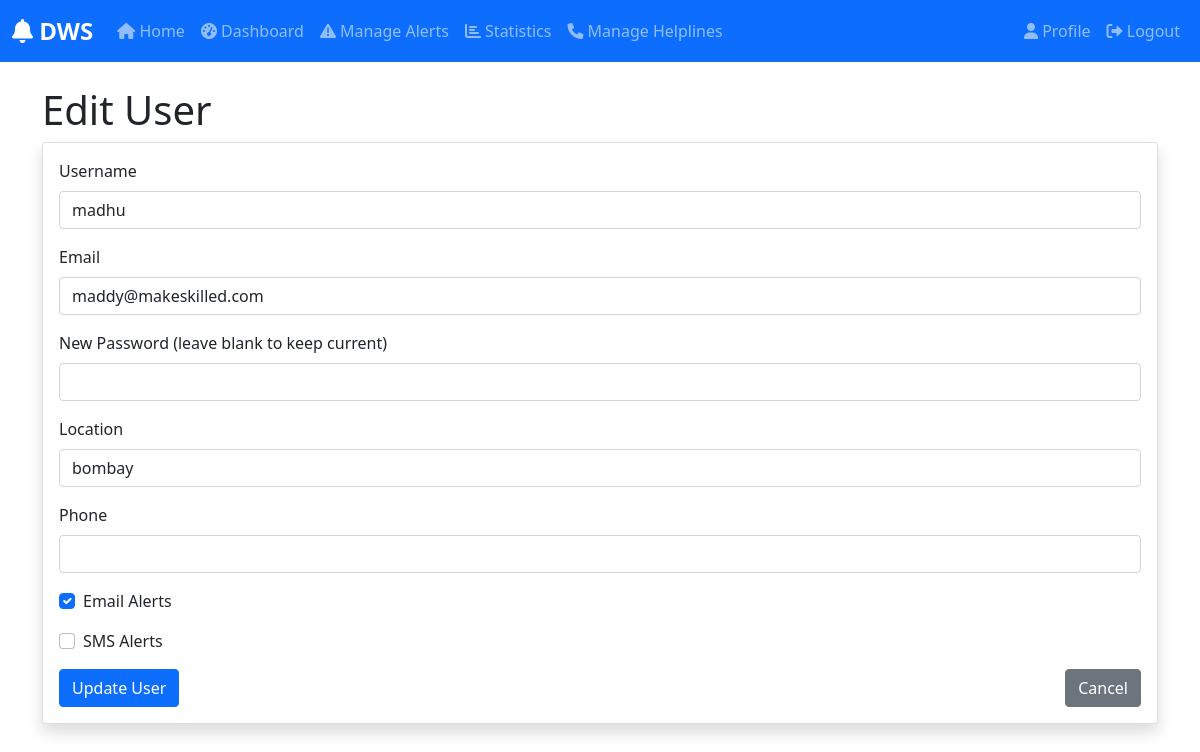
Page /admin/edit-user/2 (signed in) on the committed database.
### app/models/user.py (models this page shows, shortened)
class User(UserMixin, db.Model):
    id = db.Column(db.Integer, primary_key=True)
    username = db.Column(db.String(64), unique=True, nullable=False)
    email = db.Column(db.String(120), unique=True, nullable=False)
    password_hash = db.Column(db.String(128))
    is_admin = db.Column(db.Boolean, default=False)
    location = db.Column(db.String(128))
    phone = db.Column(db.String(20))
    created_at = db.Column(db.DateTime, default=datetime.utcnow)
    last_login = db.Column(db.DateTime)
    email_alerts = db.Column(db.Boolean, default=True)
    sms_alerts = db.Column(db.Boolean, default=False)
    alert_radius = db.Column(db.Integer, default=50)  # in kilometers

### app/routes/admin.py (the view, shortened to what this page needs)
@bp.route('/edit-user/<int:user_id>', methods=['GET', 'POST'])
@login_required
@admin_required
def edit_user(user_id):
    user = User.query.get_or_404(user_id)
    return render_template('admin/edit_user.html', user=user)

### app/models/user.py (called while the page is built)
@login_manager.user_loader
def load_user(id):
    return User.query.get(int(id))

### app/routes/admin.py (called while the page is built)
def admin_required(f):
    @wraps(f)
    def decorated_function(*args, **kwargs):
        if not current_user.is_authenticated or not current_user.is_admin:
            flash('You do not have permission to access this page.', 'error')
            return redirect(url_for('main.index'))
        return f(*args, **kwargs)
    return decorated_function

### app/templates/admin/edit_user.html (shortened to what this page needs)
{% extends "base.html" %}
{% block content %}
<div class="container mt-4">
    <h1>Edit User</h1>
    <div class="card shadow">
        <div class="card-body">
            <form method="POST">
                <div class="mb-3">
                    <label for="username" class="form-label">Username</label>
                    <input type="text" class="form-control" id="username" name="username" value="{{ user.username }}" required>
                </div>
                <div class="mb-3">
                    <label for="email" class="form-label">Email</label>
                    <input type="email" class="form-control" id="email" name="email" value="{{ user.email }}" required>
                </div>
                <div class="mb-3">
                    <label for="new_password" class="form-label">New Password (leave blank to keep current)</label>
                    <input type="password" class="form-control" id="new_password" name="new_password">
                </div>
                <div class="mb-3">
                    <label for="location" class="form-label">Location</label>
                    <input type="text" class="form-control" id="location" name="location" value="{{ user.location or '' }}">
                </div>
                <div class="mb-3">
                    <label for="phone" class="form-label">Phone</label>
                    <input type="text" class="form-control" id="phone" name="phone" value="{{ user.phone or '' }}">
                </div>
                <div class="mb-3 form-check">
                    <input type="checkbox" class="form-check-input" id="email_alerts" name="email_alerts" {% if user.email_alerts %}checked{% endif %}>
                    <label class="form-check-label" for="email_alerts">Email Alerts</label>
                </div>
                <div class="mb-3 form-check">
                    <input type="checkbox" class="form-check-input" id="sms_alerts" name="sms_alerts" {% if user.sms_alerts %}checked{% endif %}>
                    <label class="form-check-label" for="sms_alerts">SMS Alerts</label>
                </div>
                <div class="d-flex justify-content-between">
                    <button type="submit" class="btn btn-primary">Update User</button>
                    <a href="{{ url_for('admin.manage_users') }}" class="btn btn-secondary">Cancel</a>
                </div>
            </form>
        </div>
    </div>
</div>
{% endblock %}

### app/templates/base.html (style rules this page uses)
:root { --primary-color: #007bff; --primary-dark: #0056b3; --success-color: #28a745; --warning-color: #ffc107; --danger-color: #dc3545; --light-gray: #f8f9fa; }

### rows in the picture
User: username "madhu", email "maddy@makeskilled.com", location "bombay", email_alerts "☑"
